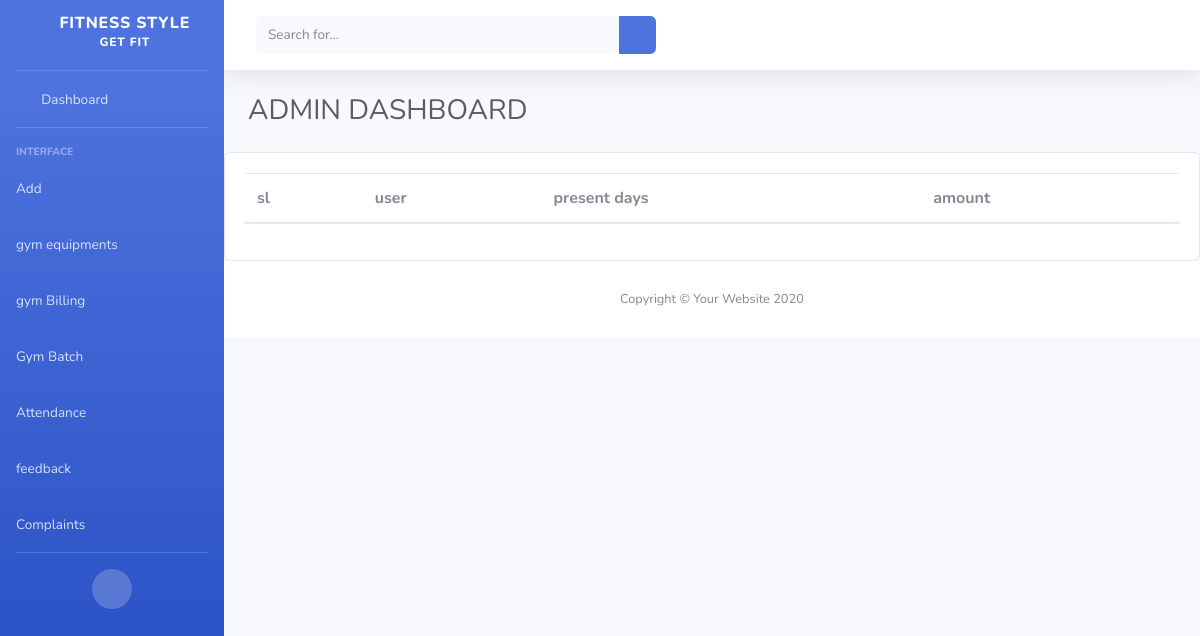
/generate/, run on an earlier commit of the app's database.
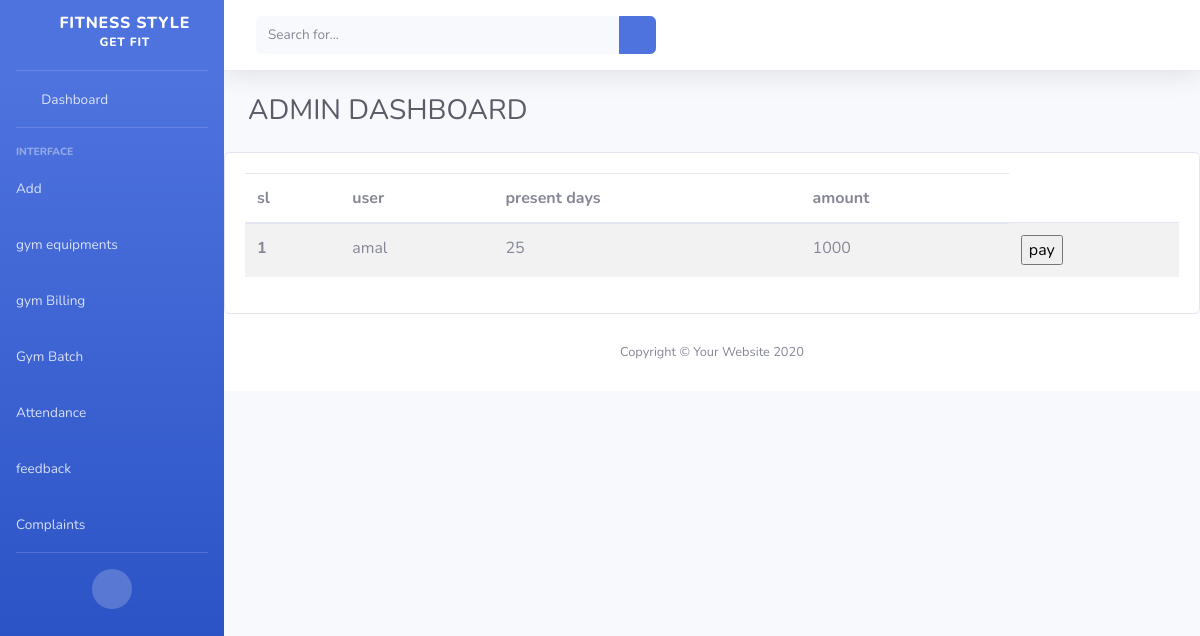
And on a later commit of the database.
### FSapp/models.py (models this page shows)
class Bill(models.Model):
    user = models.OneToOneField(Login,on_delete=models.CASCADE,related_name='user')
    from_date = models.DateField()
    to_date = models.DateField()
    present_days = models.IntegerField()
    due_date = models.DateField()
    bill_status =models.BooleanField(default=False,help_text = "paid")
    amount =models.IntegerField()

class Login(AbstractUser):
    is_customer = models.BooleanField(default=False)
    is_physician = models.BooleanField(default=False)
    is_instructor = models.BooleanField(default=False)

### FSapp/views.py (the view)
# urls.py: path('generate/',views.generatebill,name='generate'),
def generatebill(request):
    data = Bill.objects.all()
    return  render(request,'view_bill.html',{'data':data})

### templates/view_bill.html
{% extends 'admin_home.html' %}
{% block content %}
   <table class="table table-striped">
  <thead>
    <tr>
      <th scope="col">sl</th>
      <th scope="col">user</th>
      <th scope="col">present days</th>
      <th scope="col">amount</th>
    </tr>
  </thead>
  <tbody>
  {% for i in data %}
    <tr>
      <th scope="row">1</th>
      <td>{{i.user}}</td>
      <td>{{i.present_days}}</td>
        <td>{{i.amount}}</td>
        <td><input type="submit" value="pay"></td>
    </tr>
        {% endfor %}
  </tbody>
</table>
{% endblock %}

What changed in the data, as far as the page shows it:
added Bill: user "amal", present_days "25", amount "1000"
